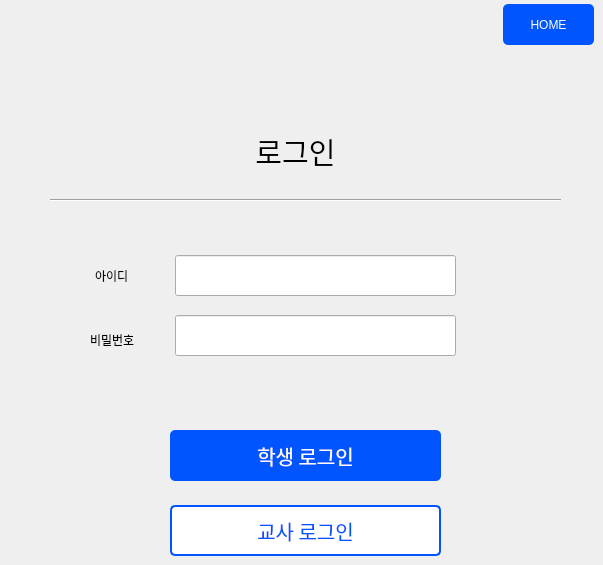
   <widget class="QWidget" name="page">
    <widget class="QPushButton" name="login_teacher_pb">
     <property name="geometry">
      <rect>
       <x>170</x>
       <y>505</y>
       <width>271</width>
       <height>51</height>
      </rect>
     </property>
     <property name="font">
      <font>
       <family>GyeonggiBatang</family>
       <pointsize>15</pointsize>
       <weight>50</weight>
       <italic>false</italic>
       <bold>false</bold>
      </font>
     </property>
     <property name="styleSheet">
      <string notr="true">QPushButton{
	font: 15pt &quot;GyeonggiBatang&quot;;
	color : rgb(0, 85, 255);
	background-color: white;
	border: 2px solid rgb(0, 85, 255);
	border-radius: 5px;
}</string>
     </property>
     <property name="text">
      <string>교사 로그인</string>
     </property>
    </widget>
    <widget class="QPushButton" name="login_student_pb">
     <property name="geometry">
      <rect>
       <x>170</x>
       <y>430</y>
       <width>271</width>
       <height>51</height>
      </rect>
     </property>
     <property name="font">
      <font>
       <family>GyeonggiBatang</family>
       <pointsize>15</pointsize>
       <weight>50</weight>
       <italic>false</italic>
       <bold>false</bold>
      </font>
     </property>
     <property name="styleSheet">
      <string notr="true">QPushButton{
	font: 15pt &quot;GyeonggiBatang&quot;;
	color: white;
	background-color: rgb(0, 85, 255);
	border-radius: 5px;
}</string>
     </property>
     <property name="text">
      <string>학생 로그인</string>
     </property>
    </widget>
    <widget class="QLineEdit" name="login_id_lineEdit">
     <property name="geometry">
      <rect>
       <x>175</x>
       <y>255</y>
       <width>281</width>
       <height>41</height>
      </rect>
     </property>
     <property name="text">
      <string/>
     </property>
    </widget>
    <widget class="QLineEdit" name="login_pw_lineEdit">
     <property name="geometry">
      <rect>
       <x>175</x>
       <y>315</y>
       <width>281</width>
       <height>41</height>
      </rect>
     </property>
     <property name="text">
      <string/>
     </property>
     <property name="echoMode">
      <enum>QLineEdit::Password</enum>
     </property>
    </widget>
    <widget class="QLabel" name="sh_label_3">
     <property name="geometry">
      <rect>
       <x>90</x>
       <y>330</y>
       <width>71</width>
       <height>20</height>
      </rect>
     </property>
     <property name="styleSheet">
      <string notr="true">font: 15pt &quot;GyeonggiBatang&quot;;</string>
     </property>
     <property name="text">
      <string>비밀번호</string>
     </property>
    </widget>
    <widget class="QLabel" name="sh_label_2">
     <property name="geometry">
      <rect>
       <x>95</x>
       <y>270</y>
       <width>56</width>
       <height>12</height>
      </rect>
     </property>
     <property name="styleSheet">
      <string notr="true">font: 15pt &quot;경기천년바탕 Regular&quot;;</string>
     </property>
     <property name="text">
      <string>아이디</string>
     </property>
    </widget>
    <widget class="QLabel" name="sh_label">
     <property name="geometry">
      <rect>
       <x>250</x>
       <y>130</y>
       <width>91</width>
       <height>41</height>
      </rect>
     </property>
     <property name="styleSheet">
      <string notr="true">font: 22pt &quot;경기천년바탕 Regular&quot;;</string>
     </property>
     <property name="text">
      <string>&lt;html&gt;&lt;head/&gt;&lt;body&gt;&lt;p align=&quot;center&quot;&gt;&lt;span style=&quot; font-size:22pt;&quot;&gt;로그인&lt;/span&gt;&lt;/p&gt;&lt;/body&gt;&lt;/html&gt;</string>
     </property>
    </widget>
    <widget class="Line" name="line">
     <property name="geometry">
      <rect>
       <x>50</x>
       <y>190</y>
       <width>511</width>
       <height>20</height>
      </rect>
     </property>
     <property name="orientation">
      <enum>Qt::Horizontal</enum>
     </property>
    </widget>
    <widget class="QPushButton" name="login_Home_Button">
     <property name="geometry">
      <rect>
       <x>503</x>
       <y>4</y>
       <width>91</width>
       <height>41</height>
      </rect>
     </property>
     <property name="styleSheet">
      <string notr="true">QPushButton{
	font: 13pt &quot;GyeonggiBatang&quot;;
	color: white;
	background-color: rgb(0, 85, 255);
	border-radius: 5px;
}</string>
     </property>
     <property name="text">
      <string>HOME</string>
     </property>
    </widget>
   </widget>
